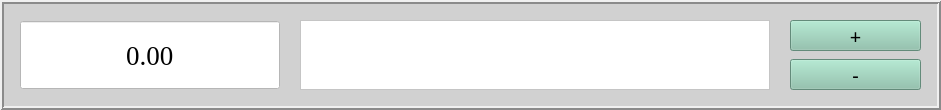
    <widget class="QFrame" name="OC_visualFrame_2">
     <property name="geometry">
      <rect>
       <x>50</x>
       <y>167</y>
       <width>941</width>
       <height>110</height>
      </rect>
     </property>
     <property name="palette">
      <palette>
       <active>
        <colorrole role="WindowText">
         <brush brushstyle="SolidPattern">
          <color alpha="255">
           <red>0</red>
           <green>0</green>
           <blue>0</blue>
          </color>
         </brush>
        </colorrole>
        <colorrole role="Button">
         <brush brushstyle="SolidPattern">
          <color alpha="255">
           <red>209</red>
           <green>209</green>
           <blue>209</blue>
          </color>
         </brush>
        </colorrole>
        <colorrole role="Text">
         <brush brushstyle="SolidPattern">
          <color alpha="255">
           <red>0</red>
           <green>0</green>
           <blue>0</blue>
          </color>
         </brush>
        </colorrole>
        <colorrole role="ButtonText">
         <brush brushstyle="SolidPattern">
          <color alpha="255">
           <red>0</red>
           <green>0</green>
           <blue>0</blue>
          </color>
         </brush>
        </colorrole>
        <colorrole role="Base">
         <brush brushstyle="SolidPattern">
          <color alpha="255">
           <red>209</red>
           <green>209</green>
           <blue>209</blue>
          </color>
         </brush>
        </colorrole>
        <colorrole role="Window">
         <brush brushstyle="SolidPattern">
          <color alpha="255">
           <red>209</red>
           <green>209</green>
           <blue>209</blue>
          </color>
         </brush>
        </colorrole>
        <colorrole role="PlaceholderText">
         <brush brushstyle="SolidPattern">
          <color alpha="128">
           <red>0</red>
           <green>0</green>
           <blue>0</blue>
          </color>
         </brush>
        </colorrole>
       </active>
       <inactive>
        <colorrole role="WindowText">
         <brush brushstyle="SolidPattern">
          <color alpha="255">
           <red>0</red>
           <green>0</green>
           <blue>0</blue>
          </color>
         </brush>
        </colorrole>
        <colorrole role="Button">
         <brush brushstyle="SolidPattern">
          <color alpha="255">
           <red>209</red>
           <green>209</green>
           <blue>209</blue>
          </color>
         </brush>
        </colorrole>
        <colorrole role="Text">
         <brush brushstyle="SolidPattern">
          <color alpha="255">
           <red>0</red>
           <green>0</green>
           <blue>0</blue>
          </color>
         </brush>
        </colorrole>
        <colorrole role="ButtonText">
         <brush brushstyle="SolidPattern">
          <color alpha="255">
           <red>0</red>
           <green>0</green>
           <blue>0</blue>
          </color>
         </brush>
        </colorrole>
        <colorrole role="Base">
         <brush brushstyle="SolidPattern">
          <color alpha="255">
           <red>209</red>
           <green>209</green>
           <blue>209</blue>
          </color>
         </brush>
        </colorrole>
        <colorrole role="Window">
         <brush brushstyle="SolidPattern">
          <color alpha="255">
           <red>209</red>
           <green>209</green>
           <blue>209</blue>
          </color>
         </brush>
        </colorrole>
        <colorrole role="PlaceholderText">
         <brush brushstyle="SolidPattern">
          <color alpha="128">
           <red>0</red>
           <green>0</green>
           <blue>0</blue>
          </color>
         </brush>
        </colorrole>
       </inactive>
       <disabled>
        <colorrole role="WindowText">
         <brush brushstyle="SolidPattern">
          <color alpha="255">
           <red>0</red>
           <green>0</green>
           <blue>0</blue>
          </color>
         </brush>
        </colorrole>
        <colorrole role="Button">
         <brush brushstyle="SolidPattern">
          <color alpha="255">
           <red>209</red>
           <green>209</green>
           <blue>209</blue>
          </color>
         </brush>
        </colorrole>
        <colorrole role="Text">
         <brush brushstyle="SolidPattern">
          <color alpha="255">
           <red>0</red>
           <green>0</green>
           <blue>0</blue>
          </color>
         </brush>
        </colorrole>
        <colorrole role="ButtonText">
         <brush brushstyle="SolidPattern">
          <color alpha="255">
           <red>0</red>
           <green>0</green>
           <blue>0</blue>
          </color>
         </brush>
        </colorrole>
        <colorrole role="Base">
         <brush brushstyle="SolidPattern">
          <color alpha="255">
           <red>209</red>
           <green>209</green>
           <blue>209</blue>
          </color>
         </brush>
        </colorrole>
        <colorrole role="Window">
         <brush brushstyle="SolidPattern">
          <color alpha="255">
           <red>209</red>
           <green>209</green>
           <blue>209</blue>
          </color>
         </brush>
        </colorrole>
        <colorrole role="PlaceholderText">
         <brush brushstyle="SolidPattern">
          <color alpha="128">
           <red>0</red>
           <green>0</green>
           <blue>0</blue>
          </color>
         </brush>
        </colorrole>
       </disabled>
      </palette>
     </property>
     <property name="styleSheet">
      <string notr="true">color:black; background: rgb(209, 209, 209)</string>
     </property>
     <property name="frameShape">
      <enum>QFrame::Shape::Box</enum>
     </property>
     <property name="frameShadow">
      <enum>QFrame::Shadow::Raised</enum>
     </property>
     <property name="lineWidth">
      <number>2</number>
     </property>
     <widget class="QDoubleSpinBox" name="OC_amountInput">
      <property name="geometry">
       <rect>
        <x>20</x>
        <y>20</y>
        <width>260</width>
        <height>70</height>
       </rect>
      </property>
      <property name="palette">
       <palette>
        <active>
         <colorrole role="WindowText">
          <brush brushstyle="SolidPattern">
           <color alpha="255">
            <red>0</red>
            <green>0</green>
            <blue>0</blue>
           </color>
          </brush>
         </colorrole>
         <colorrole role="Button">
          <brush brushstyle="SolidPattern">
           <color alpha="255">
            <red>255</red>
            <green>255</green>
            <blue>255</blue>
           </color>
          </brush>
         </colorrole>
         <colorrole role="Text">
          <brush brushstyle="SolidPattern">
           <color alpha="255">
            <red>0</red>
            <green>0</green>
            <blue>0</blue>
           </color>
          </brush>
         </colorrole>
         <colorrole role="ButtonText">
          <brush brushstyle="SolidPattern">
           <color alpha="255">
            <red>0</red>
            <green>0</green>
            <blue>0</blue>
           </color>
          </brush>
         </colorrole>
         <colorrole role="Base">
          <brush brushstyle="SolidPattern">
           <color alpha="255">
            <red>255</red>
            <green>255</green>
            <blue>255</blue>
           </color>
          </brush>
         </colorrole>
         <colorrole role="Window">
          <brush brushstyle="SolidPattern">
           <color alpha="255">
            <red>255</red>
            <green>255</green>
            <blue>255</blue>
           </color>
          </brush>
         </colorrole>
         <colorrole role="PlaceholderText">
          <brush brushstyle="SolidPattern">
           <color alpha="128">
            <red>0</red>
            <green>0</green>
            <blue>0</blue>
           </color>
          </brush>
         </colorrole>
        </active>
        <inactive>
         <colorrole role="WindowText">
          <brush brushstyle="SolidPattern">
           <color alpha="255">
            <red>0</red>
            <green>0</green>
            <blue>0</blue>
           </color>
          </brush>
         </colorrole>
         <colorrole role="Button">
          <brush brushstyle="SolidPattern">
           <color alpha="255">
            <red>255</red>
            <green>255</green>
            <blue>255</blue>
           </color>
          </brush>
         </colorrole>
         <colorrole role="Text">
          <brush brushstyle="SolidPattern">
           <color alpha="255">
            <red>0</red>
            <green>0</green>
            <blue>0</blue>
           </color>
          </brush>
         </colorrole>
         <colorrole role="ButtonText">
          <brush brushstyle="SolidPattern">
           <color alpha="255">
            <red>0</red>
            <green>0</green>
            <blue>0</blue>
           </color>
          </brush>
         </colorrole>
         <colorrole role="Base">
          <brush brushstyle="SolidPattern">
           <color alpha="255">
            <red>255</red>
            <green>255</green>
            <blue>255</blue>
           </color>
          </brush>
         </colorrole>
         <colorrole role="Window">
          <brush brushstyle="SolidPattern">
           <color alpha="255">
            <red>255</red>
            <green>255</green>
            <blue>255</blue>
           </color>
          </brush>
         </colorrole>
         <colorrole role="PlaceholderText">
          <brush brushstyle="SolidPattern">
           <color alpha="128">
            <red>0</red>
            <green>0</green>
            <blue>0</blue>
           </color>
          </brush>
         </colorrole>
        </inactive>
        <disabled>
         <colorrole role="WindowText">
          <brush brushstyle="SolidPattern">
           <color alpha="255">
            <red>0</red>
            <green>0</green>
            <blue>0</blue>
           </color>
          </brush>
         </colorrole>
         <colorrole role="Button">
          <brush brushstyle="SolidPattern">
           <color alpha="255">
            <red>255</red>
            <green>255</green>
            <blue>255</blue>
           </color>
          </brush>
         </colorrole>
         <colorrole role="Text">
          <brush brushstyle="SolidPattern">
           <color alpha="255">
            <red>0</red>
            <green>0</green>
            <blue>0</blue>
           </color>
          </brush>
         </colorrole>
         <colorrole role="ButtonText">
          <brush brushstyle="SolidPattern">
           <color alpha="255">
            <red>0</red>
            <green>0</green>
            <blue>0</blue>
           </color>
          </brush>
         </colorrole>
         <colorrole role="Base">
          <brush brushstyle="SolidPattern">
           <color alpha="255">
            <red>255</red>
            <green>255</green>
            <blue>255</blue>
           </color>
          </brush>
         </colorrole>
         <colorrole role="Window">
          <brush brushstyle="SolidPattern">
           <color alpha="255">
            <red>255</red>
            <green>255</green>
            <blue>255</blue>
           </color>
          </brush>
         </colorrole>
         <colorrole role="PlaceholderText">
          <brush brushstyle="SolidPattern">
           <color alpha="128">
            <red>0</red>
            <green>0</green>
            <blue>0</blue>
           </color>
          </brush>
         </colorrole>
        </disabled>
       </palette>
      </property>
      <property name="font">
       <font>
        <family>Times New Roman</family>
        <pointsize>20</pointsize>
       </font>
      </property>
      <property name="styleSheet">
       <string notr="true">color:black; background: white;</string>
      </property>
      <property name="alignment">
       <set>Qt::AlignmentFlag::AlignCenter</set>
      </property>
      <property name="buttonSymbols">
       <enum>QAbstractSpinBox::ButtonSymbols::NoButtons</enum>
      </property>
      <property name="maximum">
       <double>999999999.000000000000000</double>
      </property>
     </widget>
     <widget class="QPlainTextEdit" name="OC_commentInput">
      <property name="geometry">
       <rect>
        <x>300</x>
        <y>20</y>
        <width>470</width>
        <height>70</height>
       </rect>
      </property>
      <property name="palette">
       <palette>
        <active>
         <colorrole role="WindowText">
          <brush brushstyle="SolidPattern">
           <color alpha="255">
            <red>0</red>
            <green>0</green>
            <blue>0</blue>
           </color>
          </brush>
         </colorrole>
         <colorrole role="Button">
          <brush brushstyle="SolidPattern">
           <color alpha="255">
            <red>255</red>
            <green>255</green>
            <blue>255</blue>
           </color>
          </brush>
         </colorrole>
         <colorrole role="Text">
          <brush brushstyle="SolidPattern">
           <color alpha="255">
            <red>0</red>
            <green>0</green>
            <blue>0</blue>
           </color>
          </brush>
         </colorrole>
         <colorrole role="ButtonText">
          <brush brushstyle="SolidPattern">
           <color alpha="255">
            <red>0</red>
            <green>0</green>
            <blue>0</blue>
           </color>
          </brush>
         </colorrole>
         <colorrole role="Base">
          <brush brushstyle="SolidPattern">
           <color alpha="255">
            <red>255</red>
            <green>255</green>
            <blue>255</blue>
           </color>
          </brush>
         </colorrole>
         <colorrole role="Window">
          <brush brushstyle="SolidPattern">
           <color alpha="255">
            <red>255</red>
            <green>255</green>
            <blue>255</blue>
           </color>
          </brush>
         </colorrole>
         <colorrole role="PlaceholderText">
          <brush brushstyle="SolidPattern">
           <color alpha="128">
            <red>0</red>
            <green>0</green>
            <blue>0</blue>
           </color>
          </brush>
         </colorrole>
        </active>
        <inactive>
         <colorrole role="WindowText">
          <brush brushstyle="SolidPattern">
           <color alpha="255">
            <red>0</red>
            <green>0</green>
            <blue>0</blue>
           </color>
          </brush>
         </colorrole>
         <colorrole role="Button">
          <brush brushstyle="SolidPattern">
           <color alpha="255">
            <red>255</red>
            <green>255</green>
            <blue>255</blue>
           </color>
          </brush>
         </colorrole>
         <colorrole role="Text">
          <brush brushstyle="SolidPattern">
           <color alpha="255">
            <red>0</red>
            <green>0</green>
            <blue>0</blue>
           </color>
          </brush>
         </colorrole>
         <colorrole role="ButtonText">
          <brush brushstyle="SolidPattern">
           <color alpha="255">
            <red>0</red>
            <green>0</green>
            <blue>0</blue>
           </color>
          </brush>
         </colorrole>
         <colorrole role="Base">
          <brush brushstyle="SolidPattern">
           <color alpha="255">
            <red>255</red>
            <green>255</green>
            <blue>255</blue>
           </color>
          </brush>
         </colorrole>
         <colorrole role="Window">
          <brush brushstyle="SolidPattern">
           <color alpha="255">
            <red>255</red>
            <green>255</green>
            <blue>255</blue>
           </color>
          </brush>
         </colorrole>
         <colorrole role="PlaceholderText">
          <brush brushstyle="SolidPattern">
           <color alpha="128">
            <red>0</red>
            <green>0</green>
            <blue>0</blue>
           </color>
          </brush>
         </colorrole>
        </inactive>
        <disabled>
         <colorrole role="WindowText">
          <brush brushstyle="SolidPattern">
           <color alpha="255">
            <red>0</red>
            <green>0</green>
            <blue>0</blue>
           </color>
          </brush>
         </colorrole>
         <colorrole role="Button">
          <brush brushstyle="SolidPattern">
           <color alpha="255">
            <red>255</red>
            <green>255</green>
            <blue>255</blue>
           </color>
          </brush>
         </colorrole>
         <colorrole role="Text">
          <brush brushstyle="SolidPattern">
           <color alpha="255">
            <red>0</red>
            <green>0</green>
            <blue>0</blue>
           </color>
          </brush>
         </colorrole>
         <colorrole role="ButtonText">
          <brush brushstyle="SolidPattern">
           <color alpha="255">
            <red>0</red>
            <green>0</green>
            <blue>0</blue>
           </color>
          </brush>
         </colorrole>
         <colorrole role="Base">
          <brush brushstyle="SolidPattern">
           <color alpha="255">
            <red>255</red>
            <green>255</green>
            <blue>255</blue>
           </color>
          </brush>
         </colorrole>
         <colorrole role="Window">
          <brush brushstyle="SolidPattern">
           <color alpha="255">
            <red>255</red>
            <green>255</green>
            <blue>255</blue>
           </color>
          </brush>
         </colorrole>
         <colorrole role="PlaceholderText">
          <brush brushstyle="SolidPattern">
           <color alpha="128">
            <red>0</red>
            <green>0</green>
            <blue>0</blue>
           </color>
          </brush>
         </colorrole>
        </disabled>
       </palette>
      </property>
      <property name="styleSheet">
       <string notr="true">color:black; background: white;</string>
      </property>
     </widget>
     <widget class="QPushButton" name="OC_increaseBalanceButton">
      <property name="geometry">
       <rect>
        <x>790</x>
        <y>20</y>
        <width>131</width>
        <height>31</height>
       </rect>
      </property>
      <property name="palette">
       <palette>
        <active>
         <colorrole role="WindowText">
          <brush brushstyle="SolidPattern">
           <color alpha="255">
            <red>0</red>
            <green>0</green>
            <blue>0</blue>
           </color>
          </brush>
         </colorrole>
         <colorrole role="Button">
          <brush brushstyle="SolidPattern">
           <color alpha="255">
            <red>138</red>
            <green>195</green>
            <blue>171</blue>
           </color>
          </brush>
         </colorrole>
         <colorrole role="Text">
          <brush brushstyle="SolidPattern">
           <color alpha="255">
            <red>0</red>
            <green>0</green>
            <blue>0</blue>
           </color>
          </brush>
         </colorrole>
         <colorrole role="ButtonText">
          <brush brushstyle="SolidPattern">
           <color alpha="255">
            <red>0</red>
            <green>0</green>
            <blue>0</blue>
           </color>
          </brush>
         </colorrole>
         <colorrole role="Base">
          <brush brushstyle="SolidPattern">
           <color alpha="255">
            <red>138</red>
            <green>195</green>
            <blue>171</blue>
           </color>
          </brush>
         </colorrole>
         <colorrole role="Window">
          <brush brushstyle="SolidPattern">
           <color alpha="255">
            <red>138</red>
            <green>195</green>
            <blue>171</blue>
           </color>
          </brush>
         </colorrole>
         <colorrole role="Highlight">
          <brush brushstyle="SolidPattern">
           <color alpha="255">
            <red>31</red>
            <green>155</green>
            <blue>93</blue>
           </color>
          </brush>
         </colorrole>
         <colorrole role="PlaceholderText">
          <brush brushstyle="SolidPattern">
           <color alpha="128">
            <red>0</red>
            <green>0</green>
            <blue>0</blue>
           </color>
          </brush>
         </colorrole>
        </active>
        <inactive>
         <colorrole role="WindowText">
          <brush brushstyle="SolidPattern">
           <color alpha="255">
            <red>0</red>
            <green>0</green>
            <blue>0</blue>
           </color>
          </brush>
         </colorrole>
         <colorrole role="Button">
          <brush brushstyle="SolidPattern">
           <color alpha="255">
            <red>138</red>
            <green>195</green>
            <blue>171</blue>
           </color>
          </brush>
         </colorrole>
         <colorrole role="Text">
          <brush brushstyle="SolidPattern">
           <color alpha="255">
            <red>0</red>
            <green>0</green>
            <blue>0</blue>
           </color>
          </brush>
         </colorrole>
         <colorrole role="ButtonText">
          <brush brushstyle="SolidPattern">
           <color alpha="255">
            <red>0</red>
            <green>0</green>
            <blue>0</blue>
           </color>
          </brush>
         </colorrole>
         <colorrole role="Base">
          <brush brushstyle="SolidPattern">
           <color alpha="255">
            <red>138</red>
            <green>195</green>
            <blue>171</blue>
           </color>
          </brush>
         </colorrole>
         <colorrole role="Window">
          <brush brushstyle="SolidPattern">
           <color alpha="255">
            <red>138</red>
            <green>195</green>
            <blue>171</blue>
           </color>
          </brush>
         </colorrole>
         <colorrole role="Highlight">
          <brush brushstyle="SolidPattern">
           <color alpha="255">
            <red>31</red>
            <green>155</green>
            <blue>93</blue>
           </color>
          </brush>
         </colorrole>
         <colorrole role="PlaceholderText">
          <brush brushstyle="SolidPattern">
           <color alpha="128">
            <red>0</red>
            <green>0</green>
            <blue>0</blue>
           </color>
          </brush>
         </colorrole>
        </inactive>
        <disabled>
         <colorrole role="WindowText">
          <brush brushstyle="SolidPattern">
           <color alpha="255">
            <red>0</red>
            <green>0</green>
            <blue>0</blue>
           </color>
          </brush>
         </colorrole>
         <colorrole role="Button">
          <brush brushstyle="SolidPattern">
           <color alpha="255">
            <red>138</red>
            <green>195</green>
            <blue>171</blue>
           </color>
          </brush>
         </colorrole>
         <colorrole role="Text">
          <brush brushstyle="SolidPattern">
           <color alpha="255">
            <red>0</red>
            <green>0</green>
            <blue>0</blue>
           </color>
          </brush>
         </colorrole>
         <colorrole role="ButtonText">
          <brush brushstyle="SolidPattern">
           <color alpha="255">
            <red>0</red>
            <green>0</green>
            <blue>0</blue>
           </color>
          </brush>
         </colorrole>
         <colorrole role="Base">
          <brush brushstyle="SolidPattern">
           <color alpha="255">
            <red>138</red>
            <green>195</green>
            <blue>171</blue>
           </color>
          </brush>
         </colorrole>
         <colorrole role="Window">
          <brush brushstyle="SolidPattern">
           <color alpha="255">
            <red>138</red>
            <green>195</green>
            <blue>171</blue>
           </color>
          </brush>
         </colorrole>
         <colorrole role="Highlight">
          <brush brushstyle="SolidPattern">
           <color alpha="255">
            <red>31</red>
            <green>155</green>
            <blue>93</blue>
           </color>
          </brush>
         </colorrole>
         <colorrole role="PlaceholderText">
          <brush brushstyle="SolidPattern">
           <color alpha="128">
            <red>0</red>
            <green>0</green>
            <blue>0</blue>
           </color>
          </brush>
         </colorrole>
        </disabled>
       </palette>
      </property>
      <property name="font">
       <font>
        <family>Titillium Web</family>
        <pointsize>15</pointsize>
       </font>
      </property>
      <property name="styleSheet">
       <string notr="true">color:black; background: rgb(138, 195, 171)</string>
      </property>
      <property name="text">
       <string>+</string>
      </property>
     </widget>
     <widget class="QPushButton" name="OC_decreaseBalanceButton">
      <property name="geometry">
       <rect>
        <x>790</x>
        <y>59</y>
        <width>131</width>
        <height>31</height>
       </rect>
      </property>
      <property name="palette">
       <palette>
        <active>
         <colorrole role="WindowText">
          <brush brushstyle="SolidPattern">
           <color alpha="255">
            <red>0</red>
            <green>0</green>
            <blue>0</blue>
           </color>
          </brush>
         </colorrole>
         <colorrole role="Button">
          <brush brushstyle="SolidPattern">
           <color alpha="255">
            <red>138</red>
            <green>195</green>
            <blue>171</blue>
           </color>
          </brush>
         </colorrole>
         <colorrole role="Text">
          <brush brushstyle="SolidPattern">
           <color alpha="255">
            <red>0</red>
            <green>0</green>
            <blue>0</blue>
           </color>
          </brush>
         </colorrole>
         <colorrole role="ButtonText">
          <brush brushstyle="SolidPattern">
           <color alpha="255">
            <red>0</red>
            <green>0</green>
            <blue>0</blue>
           </color>
          </brush>
         </colorrole>
         <colorrole role="Base">
          <brush brushstyle="SolidPattern">
           <color alpha="255">
            <red>138</red>
            <green>195</green>
            <blue>171</blue>
           </color>
          </brush>
         </colorrole>
         <colorrole role="Window">
          <brush brushstyle="SolidPattern">
           <color alpha="255">
            <red>138</red>
            <green>195</green>
            <blue>171</blue>
           </color>
          </brush>
         </colorrole>
         <colorrole role="Highlight">
          <brush brushstyle="SolidPattern">
           <color alpha="255">
            <red>31</red>
            <green>155</green>
            <blue>93</blue>
           </color>
          </brush>
         </colorrole>
         <colorrole role="PlaceholderText">
          <brush brushstyle="SolidPattern">
           <color alpha="128">
            <red>0</red>
            <green>0</green>
            <blue>0</blue>
           </color>
          </brush>
         </colorrole>
        </active>
        <inactive>
         <colorrole role="WindowText">
          <brush brushstyle="SolidPattern">
           <color alpha="255">
            <red>0</red>
            <green>0</green>
            <blue>0</blue>
           </color>
          </brush>
         </colorrole>
         <colorrole role="Button">
          <brush brushstyle="SolidPattern">
           <color alpha="255">
            <red>138</red>
            <green>195</green>
            <blue>171</blue>
           </color>
          </brush>
         </colorrole>
         <colorrole role="Text">
          <brush brushstyle="SolidPattern">
           <color alpha="255">
            <red>0</red>
            <green>0</green>
            <blue>0</blue>
           </color>
          </brush>
         </colorrole>
         <colorrole role="ButtonText">
          <brush brushstyle="SolidPattern">
           <color alpha="255">
            <red>0</red>
            <green>0</green>
            <blue>0</blue>
           </color>
          </brush>
         </colorrole>
         <colorrole role="Base">
          <brush brushstyle="SolidPattern">
           <color alpha="255">
            <red>138</red>
            <green>195</green>
            <blue>171</blue>
           </color>
          </brush>
         </colorrole>
         <colorrole role="Window">
          <brush brushstyle="SolidPattern">
           <color alpha="255">
            <red>138</red>
            <green>195</green>
            <blue>171</blue>
           </color>
          </brush>
         </colorrole>
         <colorrole role="Highlight">
          <brush brushstyle="SolidPattern">
           <color alpha="255">
            <red>31</red>
            <green>155</green>
            <blue>93</blue>
           </color>
          </brush>
         </colorrole>
         <colorrole role="PlaceholderText">
          <brush brushstyle="SolidPattern">
           <color alpha="128">
            <red>0</red>
            <green>0</green>
            <blue>0</blue>
           </color>
          </brush>
         </colorrole>
        </inactive>
        <disabled>
         <colorrole role="WindowText">
          <brush brushstyle="SolidPattern">
           <color alpha="255">
            <red>0</red>
            <green>0</green>
            <blue>0</blue>
           </color>
          </brush>
         </colorrole>
         <colorrole role="Button">
          <brush brushstyle="SolidPattern">
           <color alpha="255">
            <red>138</red>
            <green>195</green>
            <blue>171</blue>
           </color>
          </brush>
         </colorrole>
         <colorrole role="Text">
          <brush brushstyle="SolidPattern">
           <color alpha="255">
            <red>0</red>
            <green>0</green>
            <blue>0</blue>
           </color>
          </brush>
         </colorrole>
         <colorrole role="ButtonText">
          <brush brushstyle="SolidPattern">
           <color alpha="255">
            <red>0</red>
            <green>0</green>
            <blue>0</blue>
           </color>
          </brush>
         </colorrole>
         <colorrole role="Base">
          <brush brushstyle="SolidPattern">
           <color alpha="255">
            <red>138</red>
            <green>195</green>
            <blue>171</blue>
           </color>
          </brush>
         </colorrole>
         <colorrole role="Window">
          <brush brushstyle="SolidPattern">
           <color alpha="255">
            <red>138</red>
            <green>195</green>
            <blue>171</blue>
           </color>
          </brush>
         </colorrole>
         <colorrole role="Highlight">
          <brush brushstyle="SolidPattern">
           <color alpha="255">
            <red>31</red>
            <green>155</green>
            <blue>93</blue>
           </color>
          </brush>
         </colorrole>
         <colorrole role="PlaceholderText">
          <brush brushstyle="SolidPattern">
           <color alpha="128">
            <red>0</red>
            <green>0</green>
            <blue>0</blue>
           </color>
          </brush>
         </colorrole>
        </disabled>
       </palette>
      </property>
      <property name="font">
       <font>
        <family>Titillium Web</family>
        <pointsize>15</pointsize>
       </font>
      </property>
      <property name="styleSheet">
       <string notr="true">color:black; background: rgb(138, 195, 171)</string>
      </property>
      <property name="text">
       <string>-</string>
      </property>
     </widget>
    </widget>
